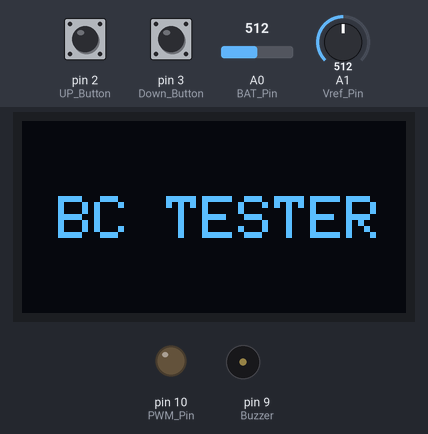
The sketch below on a simulated Arduino Uno, built with avr-gcc and run on an emulated ATmega328P. Parts: 128×64 one-colour display, output pins drawn as LEDs (lit = HIGH), buzzer (waves = sounding, pin HIGH). The inputs (shaded band) are chosen by the test bench; at power-on: pin 2 (UP_Button) LOW, pin 3 (Down_Button) LOW, A0 (BAT_Pin) = 512, A1 (Vref_Pin) = 512.

Above: at 0.1 s.
At 3.54 s:
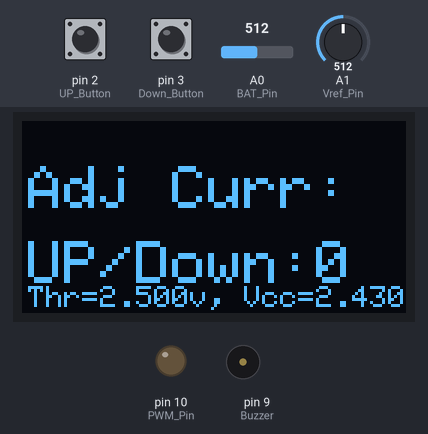
At 4.0 s:
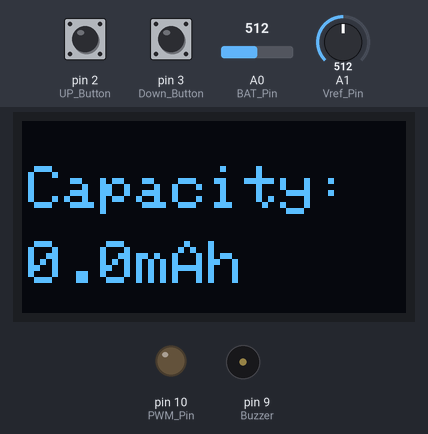
Timing chart, 0 to 5.5 s (numbered marks = the images above):
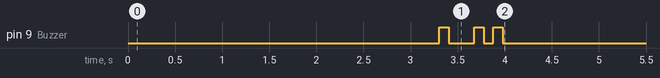

Measured:
- by itself, pin 9 (Buzzer): goes HIGH 0.10 s, LOW 0.27 s, HIGH 0.10 s, LOW 0.10 s, HIGH 0.10 s, then LOW

The sketch:

Battery_Capacity_Tester.ino
```cpp
#include <Adafruit_GFX.h>
#include <Adafruit_GrayOLED.h>
#include <Adafruit_SPITFT.h>
#include <Adafruit_SPITFT_Macros.h>
#include <gfxfont.h>


    //>>>>>>>>>>>>>>>>>>>>>>>>>>>>>>>>>>>>>>>>>>>>>>>>>>>>>
    // ARDUINO BATTERY CAPACITY TESTER


    #include<JC_Button.h>
    #include <Adafruit_SSD1306.h>

    #define DEBUG 0 // Binary Treatment 0=Nothing, 1=Early, 2=Running Voltages, 4=Finish
    #define SCREEN_WIDTH 128 // OLED display width, in pixels
    #define SCREEN_HEIGHT 64 // OLED display height, in pixels

    // Declaration for an SSD1306 display connected to I2C (SDA, SCL pins)
    #define OLED_RESET 4 // Reset pin # (or -1 if sharing Arduino reset pin)
    Adafruit_SSD1306 display(SCREEN_WIDTH, SCREEN_HEIGHT, &Wire, OLED_RESET);

    void timerInterrupt();
    void Display_UP_DOWN();//Debugging support
    void Print_DEBUG_4();//Debugging support

    const float Low_BAT_level = 2.50;// Threshold for stopping test
    //Desired Current steps with a 3R load (R7)
    int Current [] = {0,50,100,200,300,400,500,600,700,800,900,1000};
    int PWM [] = {0, 2, 5, 10, 15, 20, 25, 30, 35, 40, 45, 50};
    int Array_Size;// calculated during setup
    const byte PWM_Pin = 10;
    const byte Buzzer = 9;
    const int BAT_Pin = A0;
    const int Vref_Pin = A1;//Pin to which Band Gap Reference is attached
    int Current_Value = 0; // Selected Current value for test
    int PWM_Value = 0;// Value of PWM during test
    int PWM_Index = 0;// Index into PWM array during test
    unsigned long Capacity;
    float Capacity_f;
    int ADC_Value = 0;
    float Vref_Voltage = 1.215; // LM385BLP-1.2 Band Gap Reference voltage
    float Vcc = 4.94; // Voltage of Arduino 5V pin ( Measured during setup using Band Gap Reference )
    float BAT_Voltage = 0;
    float Resistance = 1.0; // Value of R3 Power Resistor
    float sample = 0;
    byte Hour = 0, Minute = 0, Second = 0;
    bool calc = false, Done = false, Report_Info = true;
    Button UP_Button(2, 25, false, true);
    Button Down_Button(3, 25, false, true);

    // string values for reporting intermediate information
    const int VAL_MAX = 10;
    char val_0[VAL_MAX]={""};
    char val_2[VAL_MAX]={""};

    void setup () {//Setup

    Serial.begin(38400);
    pinMode(PWM_Pin, OUTPUT);
    pinMode(Buzzer, OUTPUT);
    analogWrite(PWM_Pin, PWM_Value);
    UP_Button.begin();
    Down_Button.begin();
    display.begin(SSD1306_SWITCHCAPVCC, 0x3C);
    display.clearDisplay();
    display.setTextColor(WHITE);
    display.setTextSize(2);
    display.setCursor(12,25);
    display.print("BC TESTER");
    display.display();
    delay(3000);
    display.clearDisplay();
    display.setTextSize(2);
    display.setCursor(2,15);
    display.print("Adj Curr:");
    display.setCursor(2,40);
    display.print("UP/Down:");
    display.print("0");
    display.setCursor(2,55);
    display.setTextSize(1);

    #if (DEBUG == 1 || DEBUG == 5)
    Serial.println("\nStart of calculations");
    #endif

    Array_Size = sizeof(Current)/2;
    //Read voltages of Band Gap Reference and use it to calculate actual Vcc
    float fTemp=0.0;
    for(int i=0;i< 100;i++)
    {
    fTemp=fTemp+analogRead(Vref_Pin); //read the Band Gap Reference voltage
    delay (2);
    }
    fTemp=fTemp/100.0;
    Vcc = Vref_Voltage * 1024.0 / fTemp;

    // Convert desired current levels to PWM using actual Vcc
    // Convert PWM values back to actual current levels
    // While measuring actual current I discovered that the actual draw is
    // (PWM + 1)/256 rather than PWM/255 as indicated in Arduino documentation
    int iTemp;
    for (int i=0;i<Array_Size;i++)
    {
    iTemp = int( Resistance * Current[i] * 256.0 / Vcc / 1000.0 - 1.0 + 0.5 ); // desired current to nearest PWM
    iTemp = min(iTemp,255);
    iTemp = max(iTemp,0);
    Current[i] = int( (iTemp+1) * Vcc / 256.0 / Resistance * 1000.0); // actual current for PWM
    PWM[i] = iTemp;//Save PWM in array
    }

    //Include Threshold and Vcc in startup display
    dtostrf(Low_BAT_level, 5, 3, val_0);
    dtostrf(Vcc, 5, 3, val_2);

    display.print("Thr=");
    display.print(val_0);
    display.print("v, Vcc=");
    display.print(val_2);

    display.display();
    display.setTextSize(2);

    }//Setup

    //************************* End of Setup function *******************************

    void loop() {

    if (Report_Info)
    {//Report_Info
    Serial.flush();
    #if (DEBUG == 1 || DEBUG == 5)
    // Serial.println("Measured Vcc Voltage: " + String(Vcc) + " volts");
    Serial.print("Threshold: ");
    Serial.print(Low_BAT_level,3);
    Serial.println(" volts");
    Serial.print("R3 Resistance: ");
    Serial.print(Resistance,3);
    Serial.println(" ohms");
    Serial.print("Measured Vcc Voltage: ");
    Serial.print(Vcc,4);
    Serial.println(" volts");
    sample = 0.0;

    Serial.println("Index Actual(mA) PWM");
    for (int i=0;i<Array_Size;i++)
    {
    // Serial.println( "["+String(i)+"]="+String(Current[i])+" mA PWM["+String(i)+"]="+String(PWM[i]) );
    Serial.print("[");
    Serial.print(i);
    Serial.print("]");
    Serial.print(" ");
    Serial.print(Current[i],DEC);
    Serial.print(" ");
    Serial.print(PWM[i],DEC);
    Serial.println(" ");
    }
    #endif
    Report_Info = false;
    }//Report_Info

    UP_Button.read();
    Down_Button.read();
    if (UP_Button.wasReleased() && PWM_Index < (Array_Size-1) && calc == false)
    {
    PWM_Value = PWM[++PWM_Index];
    analogWrite(PWM_Pin,PWM_Value);

    Display_UP_DOWN();
    }

    if (Down_Button.wasReleased() && PWM_Index > 0 && calc == false)
    {
    PWM_Value = PWM[--PWM_Index];
    analogWrite(PWM_Pin,PWM_Value);

    Display_UP_DOWN();
    }

    if (UP_Button.pressedFor (1000) && calc == false)
    {
    digitalWrite(Buzzer, HIGH);
    delay(100);
    digitalWrite(Buzzer, LOW);
    display.clearDisplay();
    timerInterrupt();
    }
    }

    //************************* End of Loop function *******************************

    void timerInterrupt(){
    calc = true;
    while (Done == false) {//(Done == false)
    Second ++;
    if (Second == 60) {
    Second = 0;
    Minute ++;
    }
    if (Minute == 60) {
    Minute = 0;
    Hour ++;
    }

    //************ Measuring Battery Voltage ***********

    for(int i=0;i< 100;i++)
    {
    sample=sample+analogRead(BAT_Pin); //read the Battery voltage
    delay (2);
    }
    sample=sample/100;
    BAT_Voltage = sample * Vcc / 1024.0;
    //*********************************************

    display.clearDisplay();
    display.setTextSize(2);
    display.setCursor(20,5);
    // display.print(String(Hour) + ":" + String(Minute) + ":" + String(Second));
    display.print(Hour);
    display.print(":");
    display.print(Minute);
    display.print(":");
    display.print(Second);

    display.setTextSize(1);
    display.setCursor(0,25);
    display.print("Disch Curr: ");
    // display.print(String(Current[PWM_Index])+"mA");
    display.print(Current_Value);
    display.print("mA");

    display.setCursor(2,40);
    // display.print("Bat Volt:" + String(BAT_Voltage)+"V" );
    display.print("Bat Volt:");
    display.print(BAT_Voltage,3);
    display.print("V");

    // When total seconds is greater than 32767 the statement below did not work until the byte values
    // Hour, Minute and Second were cast to an unsigned long. Apparently the compiler cast the byte
    // values to an "int" first which cannot represent 32768 correctly
    Capacity = ((unsigned long)Hour * 3600) + ((unsigned long)Minute * 60) + (unsigned long)Second;
    Capacity_f = ((float)Capacity * Current_Value) / 3600.0;

    display.setCursor(2, 55);
    // display.print("Capacity:" + String(Capacity) + "mAh");
    display.print("Capacity:");
    display.print(Capacity_f,1);
    display.print("mAh");
    display.display();

    #if (DEBUG == 4 || DEBUG == 2)
    Print_DEBUG_4();
    #endif

    if (BAT_Voltage < Low_BAT_level)
    {//BAT_Voltage < Low_BAT_level

    #if (DEBUG == 4 || DEBUG == 5)
    Serial.println("\nCurrent_Value PWM_Value");
    Serial.print(Current_Value);
    Serial.print(" ");
    Serial.println(PWM_Value);
    Serial.println("\nHour Minute Second PWM_Index");
    Serial.print(Hour);
    Serial.print(" ");
    Serial.print(Minute);
    Serial.print(" ");
    Serial.print(Second);
    Serial.print(" ");
    Serial.println(PWM_Index);
    #endif

    // When total seconds is greater than 32767 the statement below did not work until the byte values
    // Hour, Minute and Second were cast to an unsigned long. Apparently the compiler cast the byte
    // values to an "int" first which cannot represent 32768 correctly
    Capacity = ((unsigned long)Hour * 3600) + ((unsigned long)Minute * 60) + (unsigned long)Second;

    #if (DEBUG == 4 || DEBUG == 5)
    Serial.println("Capacity HMS");
    Serial.println(Capacity);
    #endif

    Capacity_f = ((float)Capacity * Current_Value) / 3600.0;

    #if (DEBUG == 4 || DEBUG == 5)
    Serial.println("Capacity HMS*PWM");
    Serial.println(Capacity_f,1);
    #endif

    display.clearDisplay();
    display.setTextSize(2);
    display.setCursor(2,15);
    display.print("Capacity:");
    display.setCursor(2,40);
    // display.print(String(Capacity) + "mAh");
    display.print(Capacity_f,1);
    display.print("mAh");
    display.display();
    Done = true;
    PWM_Value = 0;
    analogWrite(PWM_Pin, PWM_Value);
    digitalWrite(Buzzer, HIGH);
    delay(100);
    digitalWrite(Buzzer, LOW);
    delay(100);
    digitalWrite(Buzzer, HIGH);
    delay(100);
    digitalWrite(Buzzer, LOW);
    delay(100);
    }//BAT_Voltage < Low_BAT_level
    delay(1000);
    }//(Done == false)

    }// timerInterrupt

    void Display_UP_DOWN()
    {//Display_UP_DOWN()
    Current_Value = Current[PWM_Index];

    display.clearDisplay();
    display.setCursor(2,25);
    display.print("Curr:");
    display.print(Current_Value);
    display.print("mA ");
    display.setCursor(2,40);
    display.print("PWM=");
    display.print(PWM_Value);
    display.display();
    }//Display_UP_DOWN()

    void Print_DEBUG_4()
    {//Print_DEBUG_4()
    Serial.print(Hour);
    Serial.print(":");
    Serial.print(Minute);
    Serial.print(":");
    Serial.print(Second);
    Serial.print(" ");
    Serial.print(BAT_Voltage,3);
    Serial.print("v ");
    Serial.print(Capacity_f,1);
    Serial.println("mAh");
    }//Print_DEBUG_4()
```
